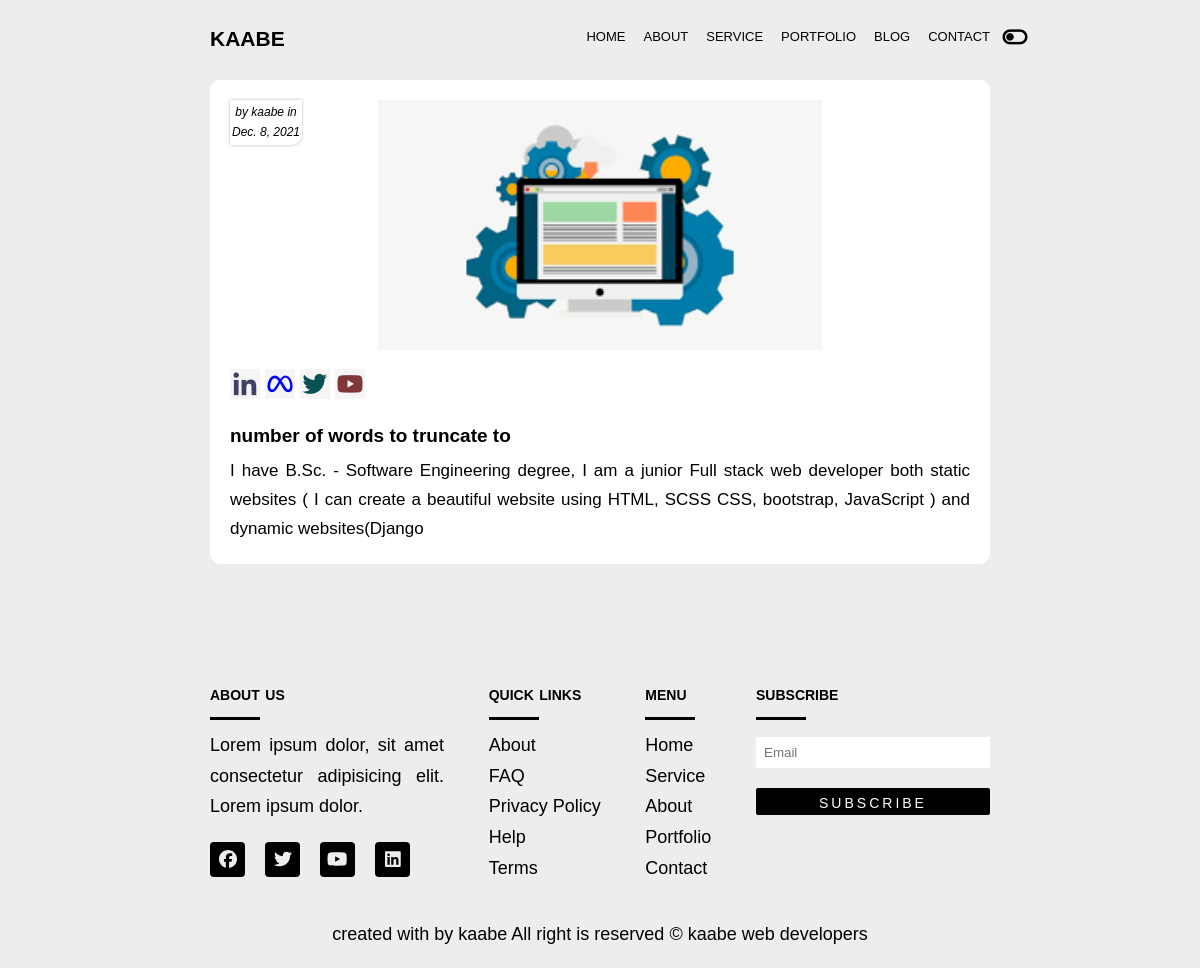
The page /blog/detail/2/ on the database its author committed.
### blog/models.py (models this page shows, shortened)
class Post(models.Model):
    title = models.CharField(max_length=200)
    slug = models.CharField(max_length=200)
    image = models.ImageField(upload_to='post_images/', null=True,blank=True)
    author = models.ForeignKey(User,on_delete=models.CASCADE)
    body =  models.TextField('Editor',blank=True, null=True)
    status = models.CharField(max_length=56,choices=STATUS_CHOICES,default='drafted')
    created = models.DateTimeField(auto_now_add=True)
    updated = models.DateTimeField(auto_now=True)

### blog/views.py (the view)
# urls.py: path('detail/<str:pk>/',post_detail,name='detail'),
def post_detail(request,pk):
    post = Post.objects.get(id=pk)
    context = {
        'post':post,
    }
    return render(request,'blog/detail.html',context)

### blog/templates/blog/detail.html
{%extends 'base/base.html'%}
{%block content%}
{%load static%}
<section class="section blog" id="blog">
    <div class="container">
        <div class="grid">
            <div class="blog__card">
                <div class="blog__img" style="text-align: center;">
                    <img src="{{post.image.url}}" style="max-width: 60%; height: 250px;object-fit: cover;" alt="post images">
                    <div class="date">
                        <span>by {{post.author}} in</span><br>
                        <span>{{post.created|date}}</span>
                    </div>
                </div>
                <div class="blog__social">
                    <ul class="blog__social__lists">
                        <li class="blog__social__list">
                            <i class="bx bxl-linkedin bx-lg" style="color: rgb(64, 64, 102);"></i>
                            <i class="bx bxl-meta bx-lg" style="color: blue;"></i>
                            <i class="bx bxl-twitter bx-lg" style="color: rgb(6, 82, 85);"></i>
                            <i class="bx bxl-youtube bx-lg" style="color: rgb(128, 55, 55);"></i>
                        </li>
                    </ul>
                </div>
                <div class="blog__description">
                    <h2 class="blog__post__title">{{post.title}}</h2>
                    <p class="blog__post__data">{{post.body}}</p>
                </div>
            </div>
        </div>
    </div>
</section>
{%endblock%}

### staticfiles/css/style.css (style rules this page uses)
:root { --body-color: hsl(0, 0%, 93%); --primary-color:hsl(0, 0%, 0%); --secondray-color:hsl(0, 0%, 100%); --font-weight-light:100; --font-weight-semi-bold:600; --font-weight-bold:900; --bigest-font-size:4rem; --h1-font-size: Clamp(3rem, 3.5vw, 4rem); --h2-font-size:2.5rem; --h3-font-size:2rem; --normal-font-size:1.8rem; --small-font-size:1rem; --title-line-height: 1; --text-line-height: 1.7; --font-family-verdana: Verdana, Geneva, Tahoma, sans-serif; --section-margin:6em; --mr__bottom:1.5em; --m_tb:1em 0; --pd:1rem 0; --gap:4rem; }
*, *::before, *::after { padding: 0; margin: 0; box-sizing: border-box; }
html { font-size: 62.5%; }
body { background-color: var(--body-color); font-size: var(--normal-font-size); line-height: var(--text-line-height); font-weight: var(--font-weight-light); color: var(--primary-color); font-family: var(--font-family-verdana); }
h1, h2, h3 { color: var(--primary-color); font-weight: 600; }
h2, h3 { text-transform: lowercase; font-variant: small-caps; }
h2 { font-size: 3rem; }
ul { list-style: none; }
img { width: 100%; object-fit: cover; }
.container { width: min(65%, 1128px); margin-inline: auto; position: relative; }
.grid { display: grid; grid-template-columns: repeat(auto-fit, minmax(200px, 1fr)); gap: var(--gap); }
.section { padding-top: 8rem; padding-bottom: 4rem; }
.blog__card { background-color: var(--secondray-color); border-radius: 10px; padding: 20px; color: var(--secondray-color); }
.blog__img { width: 100%; object-fit: cover; position: relative; }
.blog .date { position: absolute; left: 0; top: 0; font-size: 1.2rem; padding: 0.2rem; font-style: italic; color: var(--primary-color); background-color: var(--secondray-color); border-radius: 0px 0px 10px 0px; box-shadow: 0px 0px 3px rgba(0, 0, 0, 0.3); }
.blog__social { padding: 0.5em 0; }
.blog__social__list .bx { font-size: 30px; background-color: whitesmoke; }
.blog__description { margin: 0; font-size: 1.7rem; color: var(--primary-color); }
.blog__post__data { text-align: justify; }
.blog__post__title { color: var(--primary-color); margin: 0.5rem 0; font-variant: normal; font-size: 1.9rem; text-transform: lowercase; }

### rows shown on the page
Post: image (picture), author "kaabe", created "Dec. 8, 2021", title "number of words to truncate to", body "I have B.Sc. - Software Engineering degree, I am a junior Full stack web developer both static websites ( I can create a beautiful website using HTML, SCSS CSS, bootstrap, JavaScript ) and dynamic websites(Django"
